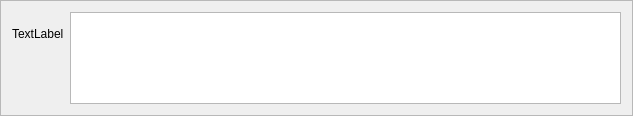
<?xml version="1.0" encoding="UTF-8"?>
<ui version="4.0">
 <class>Plot</class>
 <widget class="QFrame" name="Plot">
  <property name="geometry">
   <rect>
    <x>0</x>
    <y>0</y>
    <width>633</width>
    <height>116</height>
   </rect>
  </property>
  <property name="sizePolicy">
   <sizepolicy hsizetype="Preferred" vsizetype="Fixed">
    <horstretch>0</horstretch>
    <verstretch>0</verstretch>
   </sizepolicy>
  </property>
  <property name="windowTitle">
   <string>Frame</string>
  </property>
  <property name="frameShape">
   <enum>QFrame::StyledPanel</enum>
  </property>
  <property name="frameShadow">
   <enum>QFrame::Raised</enum>
  </property>
  <layout class="QHBoxLayout" name="horizontalLayout">
   <item>
    <layout class="QVBoxLayout" name="verticalLayout">
     <item>
      <widget class="QLabel" name="label">
       <property name="text">
        <string>TextLabel</string>
       </property>
      </widget>
     </item>
     <item>
      <widget class="QLabel" name="lastValue">
       <property name="text">
        <string/>
       </property>
      </widget>
     </item>
    </layout>
   </item>
   <item>
    <widget class="QGraphicsView" name="graphicsView">
     <property name="alignment">
      <set>Qt::AlignRight|Qt::AlignTrailing|Qt::AlignVCenter</set>
     </property>
     <property name="renderHints">
      <set>QPainter::Antialiasing|QPainter::TextAntialiasing</set>
     </property>
    </widget>
   </item>
  </layout>
 </widget>
 <resources/>
 <connections/>
</ui>
